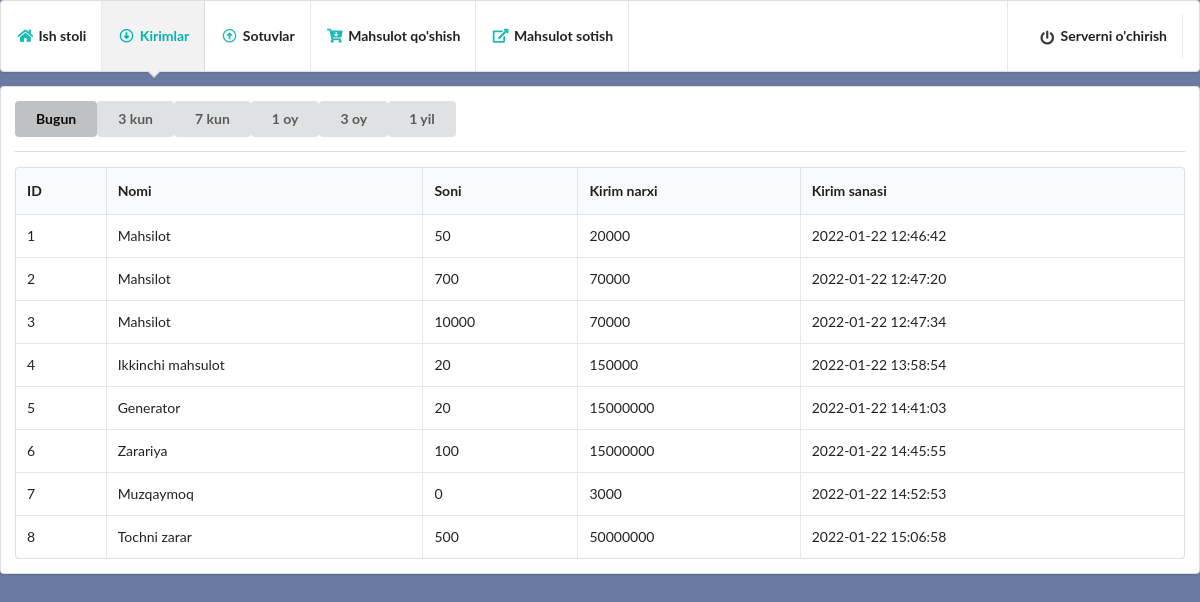
The page /imports/1 on the database its author committed.
### modules.py (models this page shows, shortened)
class inheritedClassName(db.Model):
    __abstract__ = True
    def format(self):
        return self.__dict__

@dataclass
class Imports(inheritedClassName):
    id: int
    name: String
    count: int
    in_time: DateTime
    in_price: Integer
    __tablename__ = "imports"
    id = Column(Integer, primary_key=True)
    name = Column(String, nullable=False)
    count = Column(Integer, default=0)
    in_time = Column(DateTime)
    in_price = Column(Integer)

### main.py (the view)
@app.route('/imports/<int:days>')
def imports(days):
    start = date.today() - timedelta(days=days)
    imports_query = Imports.query.filter(Imports.in_time>start).all()
    imports = [imp.format() for imp in imports_query]
    return render_template('imports.html', days=str(days), imports=imports)

### templates/imports.html (shortened to what this page needs)
<!DOCTYPE html>
<html lang="en">
<head>
    <link rel="stylesheet" href="{{ url_for('static', filename='semantic-ui/semantic.min.css') }}">
</head>
<body style="background-color: #6B7AA1;">
    <div class="ui pointing menu teal">
        <a href="/dashboard" class="item">
            <i class="home icon teal"></i>
            <b>Ish stoli</b>
        </a>
        <a href="/imports/1" class="active item">
            <i class="arrow alternate circle down outline icon teal"></i>
            <b>Kirimlar</b>
        </a>
        <a href="/sales/1" class="item">
            <i class="arrow alternate circle up outline icon teal"></i>
            <b>Sotuvlar</b>
        </a>
        <a href="/add_item" class="item">
            <i class="cart arrow down icon teal"></i>
            <b>Mahsulot qo'shish</b>
        </a>
        <a href="/items" class="item">
            <i class="external alternate icon teal"></i>
            <b>Mahsulot sotish</b>
        </a>
        <div class="right menu">
          <div class="item">
              <a href="/stop" class="item">
                  <i class="power off icon"></i>
                  <b>Serverni o'chirish</b>
              </a>
          </div>
      </div>
      </div>
      <div class="ui segment">
        <div class="ui buttons">
          <a href="/imports/1"><button class="ui button {% if days == '1' %} {{ 'active' }} {% endif %}">Bugun</button></a>
          <a href="/imports/3"><button class="ui button {% if days == '3' %} {{ 'active' }} {% endif %}">3 kun</button></a>
          <a href="/imports/7"><button class="ui button {% if days == '7' %} {{ 'active' }} {% endif %}">7 kun</button></a>
          <a href="/imports/30"><button class="ui button {% if days == '30' %} {{ 'active' }} {% endif %}">1 oy</button></a>
          <a href="/imports/90"><button class="ui button {% if days == '90' %} {{ 'active' }} {% endif %}">3 oy</button></a>
          <a href="/imports/365"><button class="ui button {% if days == '365' %} {{ 'active' }} {% endif %}">1 yil</button></a>
        </div>
        <div class="ui divider"></div>
        <table class="ui celled table">
          <thead>
            <tr><th>ID</th>
            <th>Nomi</th>
            <th>Soni</th>
            <th>Kirim narxi</th>
            <th>Kirim sanasi</th>
          </tr></thead>
          <tbody>
            {% if imports %}
            {% for import in imports %}
            <tr>
              <td data-label="id">{{import.id}}</td>
              <td data-label="name">{{import.name}}</td>
              <td data-label="count">{{import.count}}</td>
              <td data-label="in_price">{{import.in_price}}</td>
              <td data-label="in_time">{{import.in_time}}</td>
            </tr>
            {% endfor %}
            {% endif %}
          </tbody>
        </table>
      </div>
</body>
</html>

### rows shown on the page
Imports: id "1", name "Mahsilot", count "50", in_price "20000", in_time "2022-01-22 12:46:42"
Imports: id "2", name "Mahsilot", count "700", in_price "70000", in_time "2022-01-22 12:47:20"
Imports: id "3", name "Mahsilot", count "10000", in_price "70000", in_time "2022-01-22 12:47:34"
Imports: id "4", name "Ikkinchi mahsulot", count "20", in_price "150000", in_time "2022-01-22 13:58:54"
Imports: id "5", name "Generator", count "20", in_price "15000000", in_time "2022-01-22 14:41:03"
Imports: id "6", name "Zarariya", count "100", in_price "15000000", in_time "2022-01-22 14:45:55"
Imports: id "7", name "Muzqaymoq", count "0", in_price "3000", in_time "2022-01-22 14:52:53"
Imports: id "8", name "Tochni zarar", count "500", in_price "50000000", in_time "2022-01-22 15:06:58"
